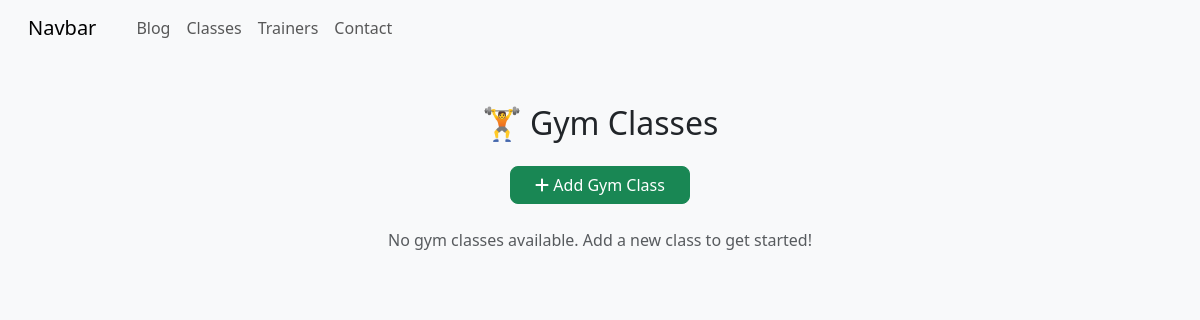
The app's page /classes/, older data.
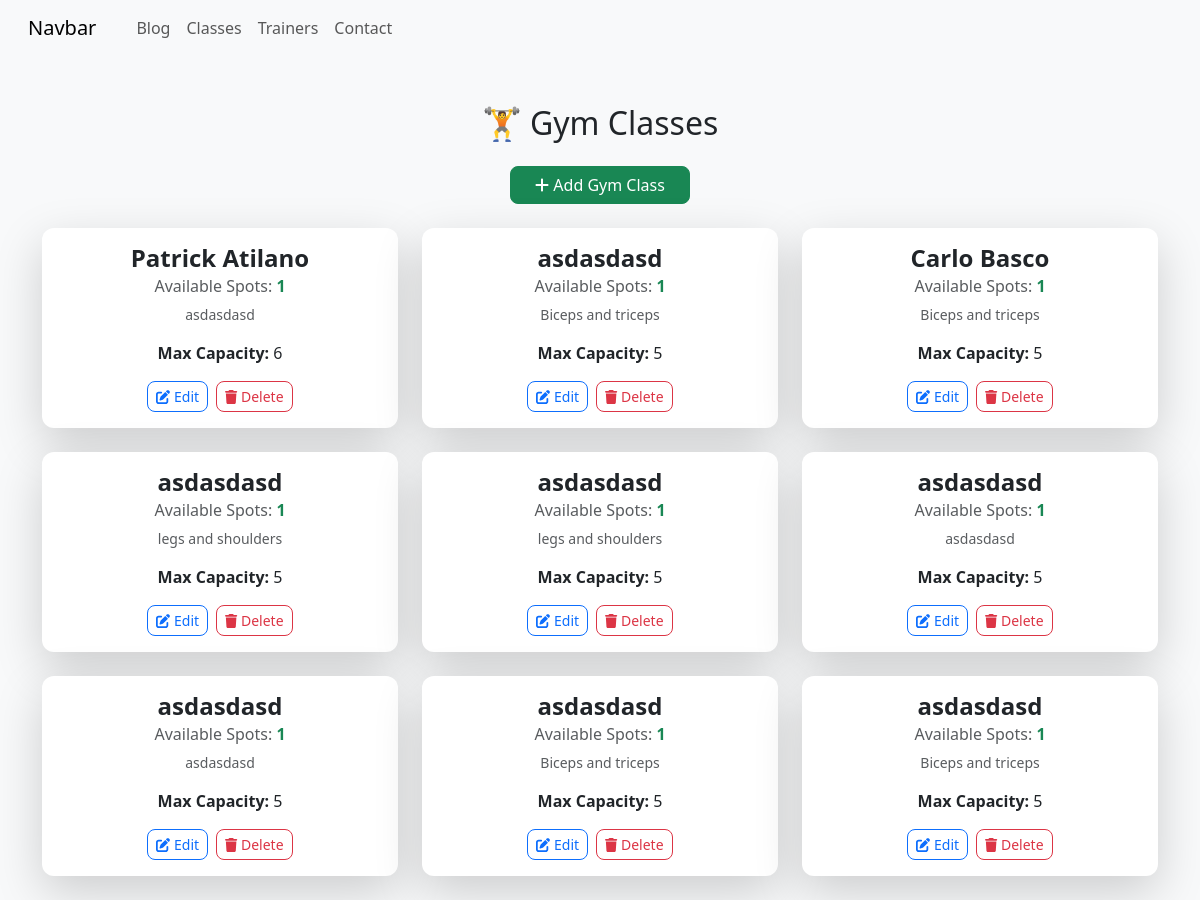
The same page, newer data.
### app/models.py (models this page shows, shortened)
class GymClass(models.Model):
    name = models.CharField(max_length=200)  # E.g., Yoga, Zumba, Pilates, etc.
    description = models.TextField()
    max_capacity = models.PositiveIntegerField()
    available_spots = models.PositiveIntegerField()

### app/views.py (the view)
# urls.py: path('classes/', views.GymClassListView.as_view(), name='gym_class_list'),
class GymClassListView(ListView):
    model = GymClass
    template_name = 'app/gym_class_list.html'
    context_object_name = 'classes'

### app/templates/app/gym_class_list.html (shortened to what this page needs)
{% extends 'app/base.html' %}
{% block content %}
<div class="container mt-5">
    <h2 class="text-center mb-4">🏋️ Gym Classes</h2>
    <div class="text-center mb-4">
        <a href="{% url 'gym_class_create' %}" class="btn btn-success px-4">
            <i class="fas fa-plus"></i> Add Gym Class
        </a>
    </div>
    {% if classes %}
        <div class="row justify-content-center">
            {% for gym_class in classes %}
                <div class="col-md-4">
                    <div class="card shadow-lg border-0 mb-4">
                        <div class="card-body text-center">
                            <h4 class="card-title fw-bold">{{ gym_class.name }}</h4>
                            <h6 class="card-subtitle mb-2 text-muted">
                                Available Spots: <span class="fw-bold text-success">{{ gym_class.available_spots }}</span>
                            </h6>
                            <p class="card-text text-muted small">{{ gym_class.description|truncatewords:20 }}</p>
                            <p class="card-text">
                                <strong>Max Capacity:</strong> {{ gym_class.max_capacity }}
                            </p>
                            <div class="d-flex justify-content-center gap-2">
                                <a href="{% url 'gym_class_edit' gym_class.pk %}" class="btn btn-outline-primary btn-sm">
                                    <i class="fas fa-edit"></i> Edit
                                </a>
                                <a href="{% url 'gym_class_delete' gym_class.pk %}" class="btn btn-outline-danger btn-sm">
                                    <i class="fas fa-trash"></i> Delete
                                </a>
                            </div>
                        </div>
                    </div>
                </div>
            {% endfor %}
        </div>
    {% else %}
        <p class="text-center text-muted">No gym classes available. Add a new class to get started!</p>
    {% endif %}
</div>
{% endblock %}

### app/templates/app/base.html (shortened to what this page needs)
{% load static %}
<!DOCTYPE html>
<html lang="en">
<head>
     <link rel="stylesheet" href="{% static 'css/base.css' %}">
     <link href="https://cdn.jsdelivr.net/npm/bootstrap@5.3.3/dist/css/bootstrap.min.css" rel="stylesheet">
    </head>
<body>
   {% include 'app/navbar.html' %}
  {% block content %}
  {% endblock content %}
</body>
</html>

### app/templates/app/navbar.html (shortened to what this page needs)
<nav class="navbar navbar-expand-lg bg-body-tertiary">
  <div class="container-fluid">
    <a class="navbar-brand" href="#">Navbar</a>
    <div class="collapse navbar-collapse" id="navbarNavAltMarkup">
      <div class="navbar-nav">
        <a class="nav-link" href="{% url 'post_list' %}">Blog</a>
        <a class="nav-link" href="{% url 'gym_class_list' %}">Classes</a>
        <a class="nav-link" href="{% url 'trainer_list' %}">Trainers</a>
        <a class="nav-link" href="{% url 'contact' %}">Contact</a>
      </div>
    </div>
  </div>
</nav>

### static/css/base.css (style rules this page uses)
body { font-family: sans-serif; margin: 0; padding: 0; }
nav { background-color: #333; color: #fff; overflow: hidden; }
nav a { display: block; color: #fff; text-align: center; padding: 14px 16px; text-decoration: none; }

### app/templates/app/gym_class_list.html (style rules this page uses)
body { background-color: #f8f9fa; }
.card { border-radius: 12px; transition: transform 0.2s ease-in-out; }
.btn { border-radius: 8px; }

Row changes from the older to the newer data that the page shows:
added GymClass: name "Patrick Atilano", available_spots "1", description "asdasdasd", max_capacity "6"
added GymClass: name "asdasdasd", available_spots "1", description "Biceps and triceps", max_capacity "5"
added GymClass: name "Carlo Basco", available_spots "1", description "Biceps and triceps", max_capacity "5"
added GymClass: name "asdasdasd", available_spots "1", description "legs and shoulders", max_capacity "5"
added GymClass: name "asdasdasd", available_spots "1", description "legs and shoulders", max_capacity "5"
added GymClass: name "asdasdasd", available_spots "1", description "asdasdasd", max_capacity "5"
added GymClass: name "asdasdasd", available_spots "1", description "asdasdasd", max_capacity "5"
added GymClass: name "asdasdasd", available_spots "1", description "Biceps and triceps", max_capacity "5"
added GymClass: name "asdasdasd", available_spots "1", description "Biceps and triceps", max_capacity "5"
Text that changed along with them:
text no longer shown: "No gym classes available. Add a new class to get started!"
